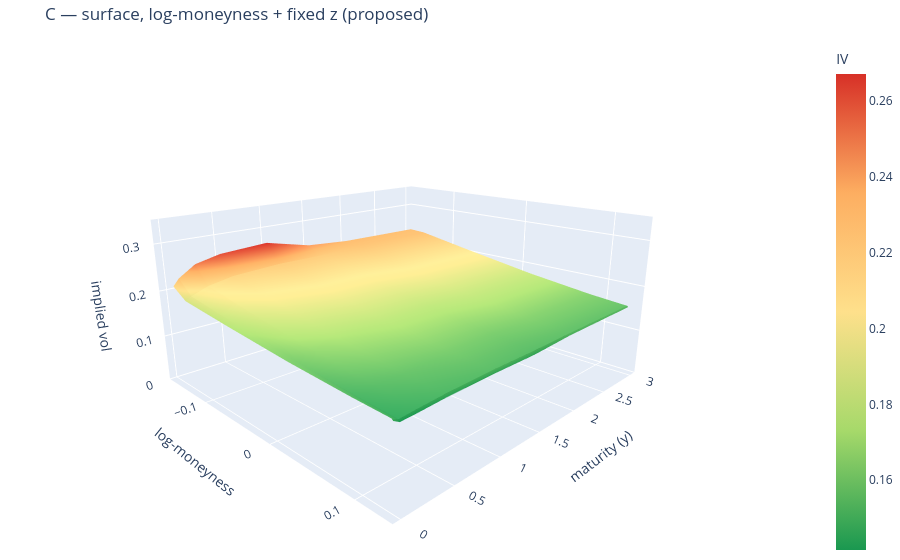

This figure's notebook cell:
### Markdown cell above
## (C) Proposed — `surface`, log-moneyness axis, green→yellow→red, fixed z, gaps bridged

### Code cell
go.Figure(
    go.Surface(z=z, x=xlm, y=ys, colorscale=VOL_SCALE, colorbar=dict(title="IV"), connectgaps=True)
).update_layout(**layout("C — surface, log-moneyness + fixed z (proposed)"))

### Figure 1 — Plotly figure (JSON) as saved in the notebook; plotly's stock layout.template omitted (floating-point values rounded to 4 significant figures)
{"data": [{"colorbar": {"title": {"text": "IV"}}, "colorscale": [[0.0, "#1a9850"], [0.25, "#a6d96a"], [0.5, "#fee08b"], [0.75, "#fdae61"], [1.0, "#d73027"]], "connectgaps": true, "type": "surface", "x": [-0.1603, -0.1388, -0.07126, 0.01661, 0.01661, 0.08715, 0.1256, 0.1269], "y": [0.0274, 0.08333, 0.25, 0.5, 1.0, 1.5, 2.0, 3.0], "z": [[0.2097, 0.1885, 0.1762, 0.162, 0.162, 0.1541, 0.1512, 0.1485], [0.2245, 0.196, 0.1801, 0.1612, 0.1612, 0.1495, 0.1451, 0.1417], [0.2482, 0.2098, 0.1895, 0.1665, 0.1665, 0.1528, 0.1475, 0.1427], [0.2604, 0.22, 0.1977, 0.1718, 0.1718, 0.1562, 0.1503, 0.1453], [0.2669, 0.2258, 0.203, 0.1762, 0.1762, 0.1596, 0.153, 0.147], [null, 0.2255, 0.2034, 0.1767, 0.1767, 0.1597, 0.1529, 0.1466], [null, 0.2302, 0.2076, 0.1804, 0.1804, 0.1624, 0.1545, null], [null, 0.2314, 0.2087, 0.1809, 0.1809, 0.163, 0.156, null]]}], "layout": {"height": 560, "margin": {"b": 0, "l": 0, "r": 0, "t": 40}, "scene": {"aspectratio": {"x": 1.4, "y": 1.5, "z": 0.7}, "camera": {"eye": {"x": 1.8, "y": -1.8, "z": 0.8}}, "xaxis": {"title": {"text": "log-moneyness"}}, "yaxis": {"title": {"text": "maturity (y)"}}, "zaxis": {"range": [0.0, 0.35], "title": {"text": "implied vol"}}}, "title": {"text": "C — surface, log-moneyness + fixed z (proposed)"}}}
